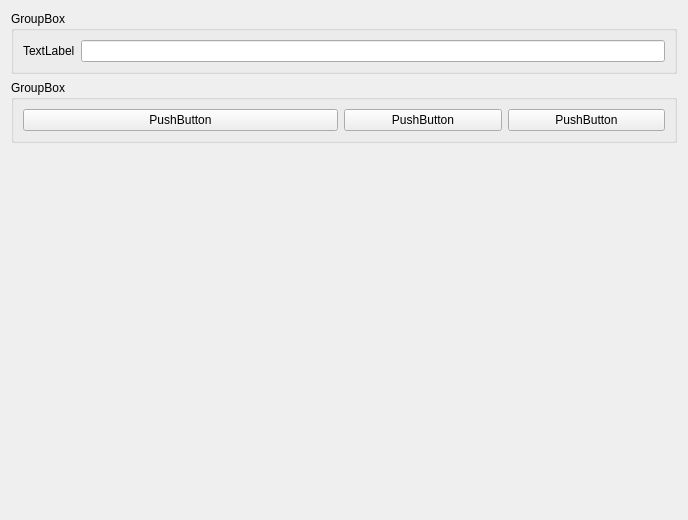
<?xml version="1.0" encoding="UTF-8"?>
<ui version="4.0">
 <class>Widget</class>
 <widget class="QWidget" name="Widget">
  <property name="geometry">
   <rect>
    <x>0</x>
    <y>0</y>
    <width>688</width>
    <height>520</height>
   </rect>
  </property>
  <property name="sizePolicy">
   <sizepolicy hsizetype="Expanding" vsizetype="Expanding">
    <horstretch>0</horstretch>
    <verstretch>0</verstretch>
   </sizepolicy>
  </property>
  <property name="windowTitle">
   <string>Widget</string>
  </property>
  <layout class="QVBoxLayout" name="verticalLayout">
   <item>
    <widget class="QGroupBox" name="groupBox">
     <property name="title">
      <string>GroupBox</string>
     </property>
     <layout class="QHBoxLayout" name="horizontalLayout">
      <item>
       <widget class="QLabel" name="label">
        <property name="sizePolicy">
         <sizepolicy hsizetype="Preferred" vsizetype="Preferred">
          <horstretch>0</horstretch>
          <verstretch>0</verstretch>
         </sizepolicy>
        </property>
        <property name="text">
         <string>TextLabel</string>
        </property>
       </widget>
      </item>
      <item>
       <widget class="QLineEdit" name="lineEdit">
        <property name="sizePolicy">
         <sizepolicy hsizetype="Expanding" vsizetype="Fixed">
          <horstretch>0</horstretch>
          <verstretch>0</verstretch>
         </sizepolicy>
        </property>
       </widget>
      </item>
     </layout>
    </widget>
   </item>
   <item>
    <widget class="QGroupBox" name="groupBox_2">
     <property name="title">
      <string>GroupBox</string>
     </property>
     <layout class="QHBoxLayout" name="horizontalLayout_2">
      <item>
       <widget class="QPushButton" name="pushButton">
        <property name="sizePolicy">
         <sizepolicy hsizetype="Minimum" vsizetype="Fixed">
          <horstretch>2</horstretch>
          <verstretch>0</verstretch>
         </sizepolicy>
        </property>
        <property name="text">
         <string>PushButton</string>
        </property>
       </widget>
      </item>
      <item>
       <widget class="QPushButton" name="pushButton_2">
        <property name="sizePolicy">
         <sizepolicy hsizetype="Minimum" vsizetype="Fixed">
          <horstretch>1</horstretch>
          <verstretch>0</verstretch>
         </sizepolicy>
        </property>
        <property name="text">
         <string>PushButton</string>
        </property>
       </widget>
      </item>
      <item>
       <widget class="QPushButton" name="pushButton_3">
        <property name="sizePolicy">
         <sizepolicy hsizetype="Minimum" vsizetype="Fixed">
          <horstretch>1</horstretch>
          <verstretch>0</verstretch>
         </sizepolicy>
        </property>
        <property name="text">
         <string>PushButton</string>
        </property>
       </widget>
      </item>
     </layout>
    </widget>
   </item>
   <item>
    <spacer name="verticalSpacer">
     <property name="orientation">
      <enum>Qt::Vertical</enum>
     </property>
     <property name="sizeHint" stdset="0">
      <size>
       <width>20</width>
       <height>339</height>
      </size>
     </property>
    </spacer>
   </item>
  </layout>
 </widget>
 <resources/>
 <connections/>
</ui>
